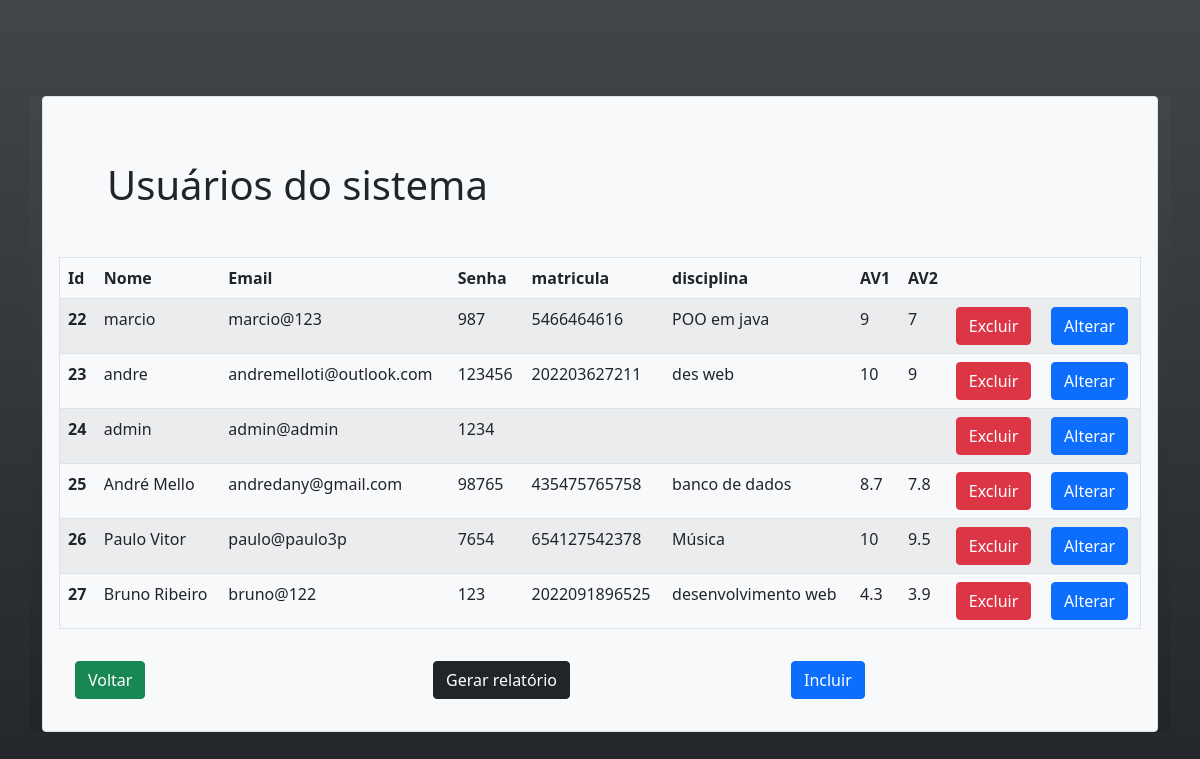
Before: /Module/User/consultar.php with the older database file.
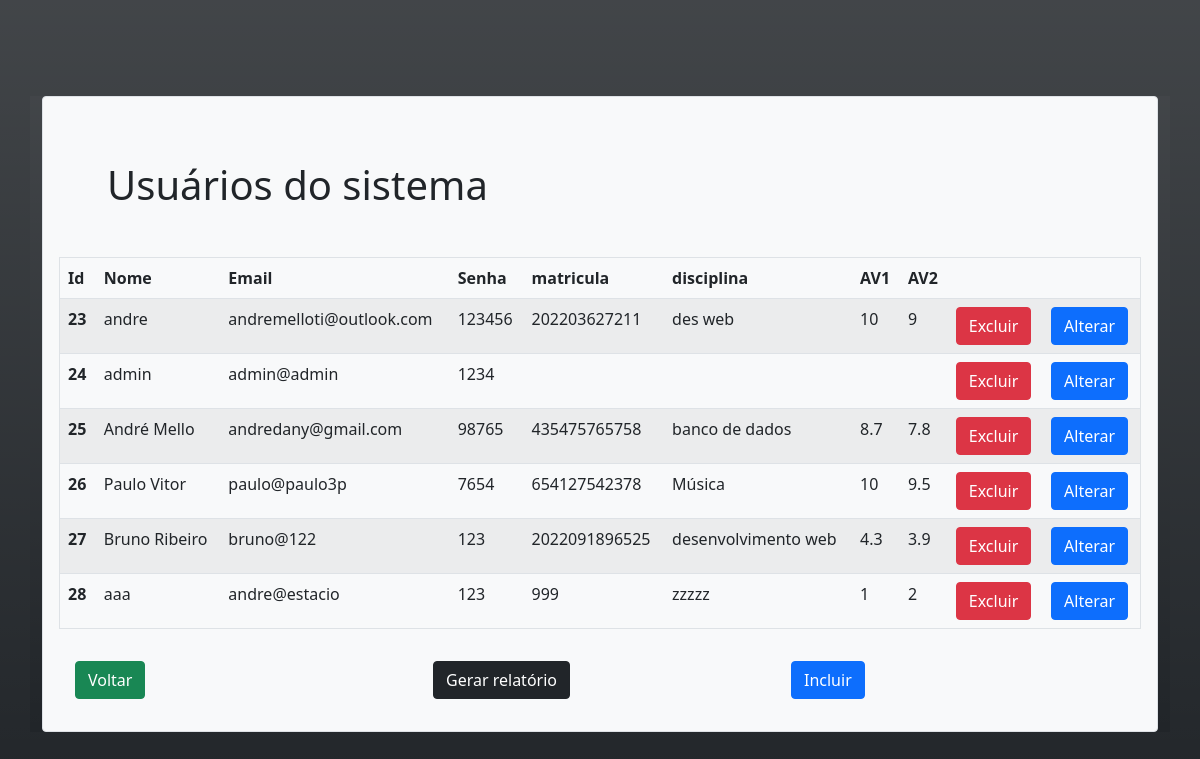
After: the same page with the newer database file.
### tables this page shows
CREATE TABLE usuario (
      id INTEGER PRIMARY KEY AUTOINCREMENT, 
      nome TEXT,
      email TEXT, 
      senha TEXT,
      matricula TEXT,
      disciplina TEXT,
      nota1 TEXT,
      nota2 TEXT
    );

### Service/DatabaseService.php (called while the page is built, shortened)
<?php
class DatabaseService {
  private $db;
  public function __construct() {
     $this->db = new PDO('sqlite:'.__DIR__.'/../database.sqlite');
     $this->db->setAttribute(PDO::ATTR_ERRMODE, PDO::ERRMODE_EXCEPTION);
  }
  public function query($sql) {
    return $this->db->query($sql);
  }
}

### Module/User/consultar.php (the view, shortened to what this page needs)
<!doctype html>
<html lang="pt-br">
  <head>
    <link href="https://cdn.jsdelivr.net/npm/bootstrap@5.0.2/dist/css/bootstrap.min.css" rel="stylesheet">
  </head>
  <body class=" bg-dark bg-gradient pt-5 pb-5">
    <div class="container mb-5 mt-5 bg-dark bg-gradient">
     <div class="  border rounded bg-light mt-1 p-3">
    <h1 class="m-5"> Usuários do sistema</h1>
    <?php
require_once('../../Service/DatabaseService.php');
$db = new DatabaseService();
$usuarios = $db->query("SELECT * FROM usuario");
echo '<table class="mt-3 border  table table-striped">';
echo ' <thead>
<tr>
<th scope="col">Id</th>
<th  scope="col">Nome</th>
<th scope="col">Email</th>
<th scope="col">Senha</th>
<th scope="col">matricula</th>
<th scope="col">disciplina</th>
<th scope="col">AV1</th>
<th scope="col">AV2</th>
<th scope="col"></th>
<th scope="col"></th>
<tr>
</thead>';
echo '<tbody>';
  foreach($usuarios as $linha) {
    echo ' <tr>
        <th scope="row">'.$linha['id'].'</th>
        <td>'.$linha['nome'].'</td>
        <td>'.$linha['email'].'</td>
        <td>'.$linha['senha'].'</td>
        <td>'.$linha['matricula'].'</td>
        <td>'.$linha['disciplina'].'</td>
        <td>'.$linha['nota1'].'</td>
        <td>'.$linha['nota2'].'</td>
        <td>
        <a class="btn btn-danger" href="excluir.php?id='.$linha['id'].'"> Excluir</a>
        </td>
        <td>
         <a class="btn btn-primary" href="formulario_alterar.php?id='.$linha['id'].'"> Alterar</a>
        </td>';
  }
echo '</tbody>';
echo'</table>';
  echo'<div>
             <div class="row p-3">
    <div class="col">
      <a href="../../menu.php" class="btn btn-success">Voltar</a>
    </div>
    <div class="col">
      <a href="relatorio.php" class="btn btn-dark">Gerar relatório</a>
    </div>
    <div class="col">
      <a class="btn btn-primary" href="formulario_inclusao.php">Incluir</a>
    </div>
  </div>
  </div>
      ';
?>
     </div>
    </div>
  </body>
</html>

Changed rows visible on the page:
removed usuario: id "22", nome "marcio", email "marcio@123", senha "987", matricula "5466464616", disciplina "POO em java", nota1 "9", nota2 "7"
added usuario: id "28", nome "aaa", email "andre@estacio", senha "123", matricula "999", disciplina "zzzzz", nota1 "1", nota2 "2"
